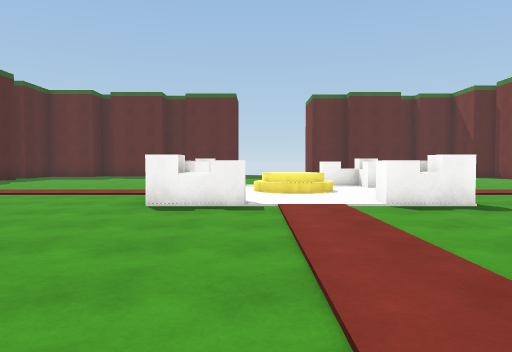
view 1 (above)

21 first-person views from a walk through a Unity game level. The camera is 1.3 m above the floor, tilts 2° down and sees 70° across. The floor is counted in squares, 2 m on a side. Each view is taken from the middle of a square. On the plan, view 1 faces up. The plan holds only what a view shows up to about 11 squares ahead; the rest is blank. Some animated figures are not drawn. Surface patterns are stand-ins for the level's own textures.

view 2
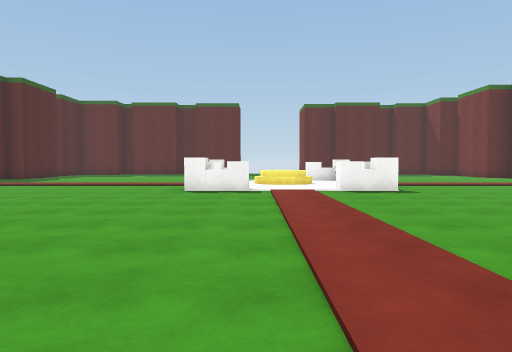

view 3
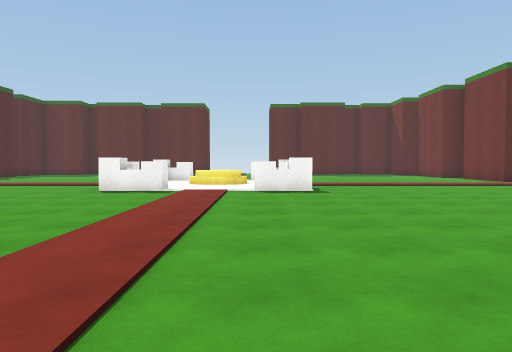

view 4
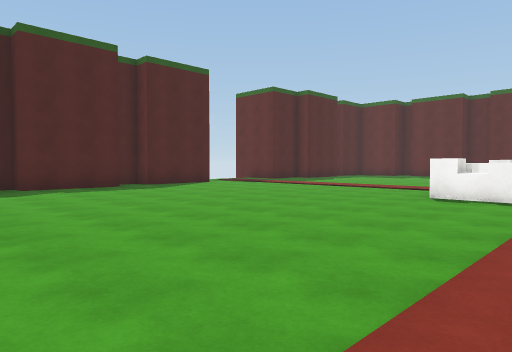

view 5
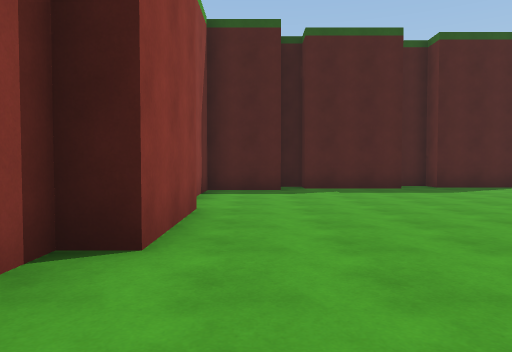

view 6
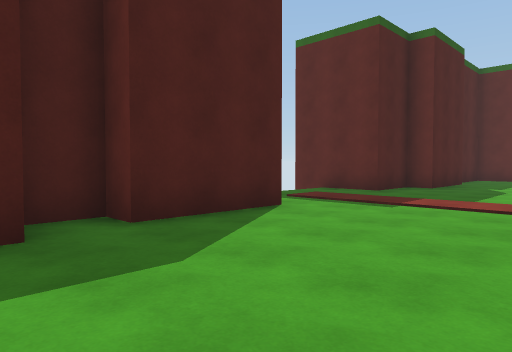

view 7
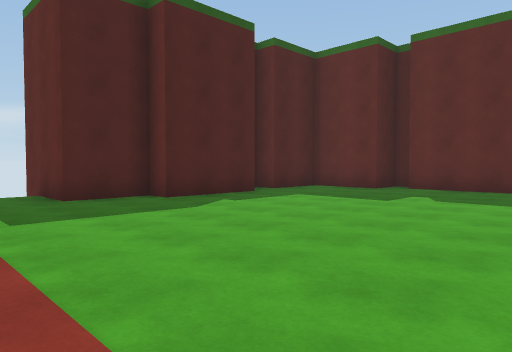

view 8
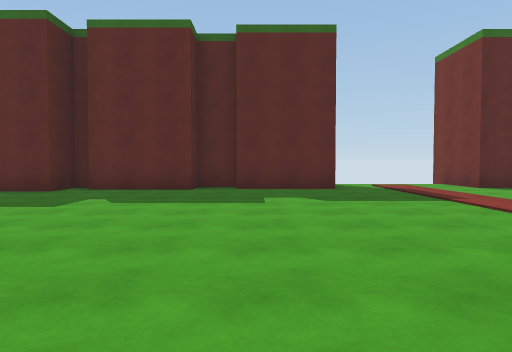

view 9
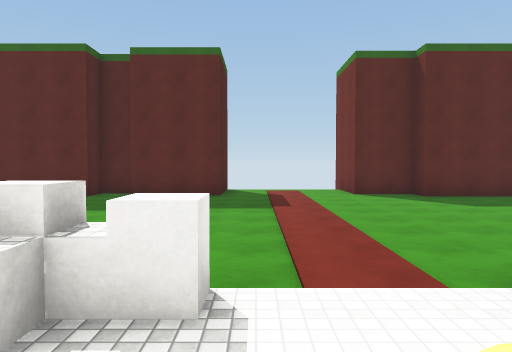

view 10
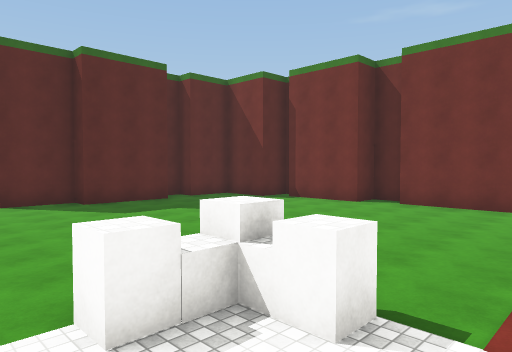

view 11
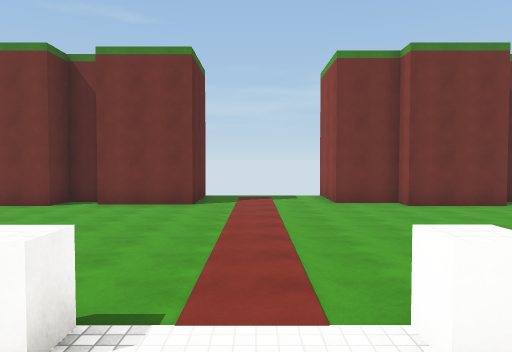

view 12
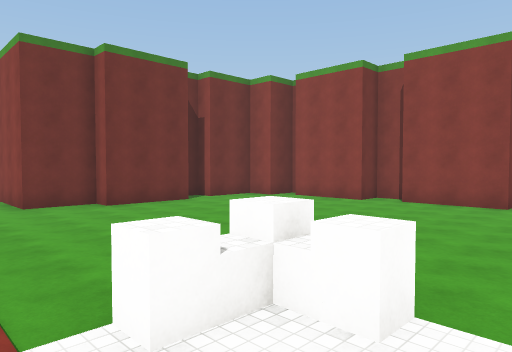

view 13
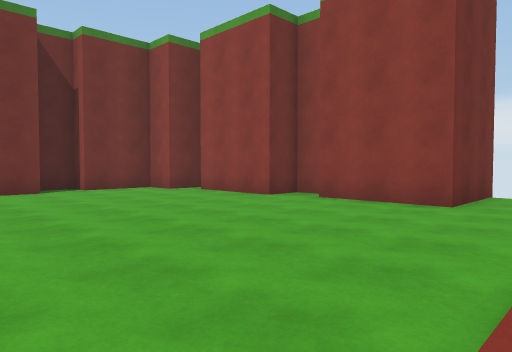

view 14
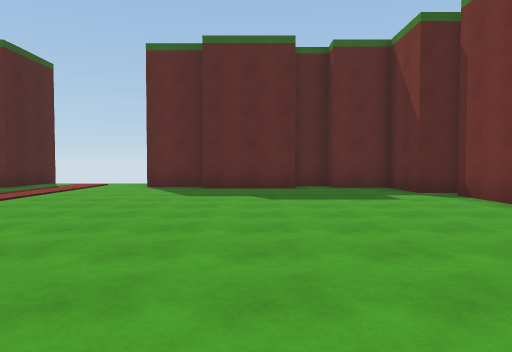

view 15
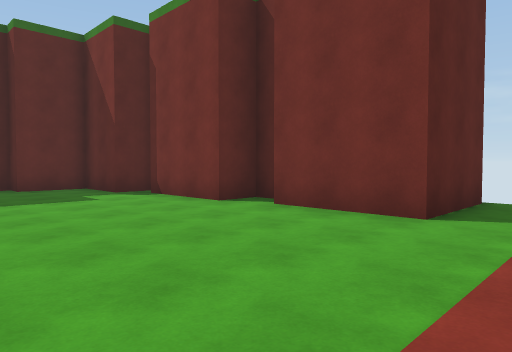

view 16
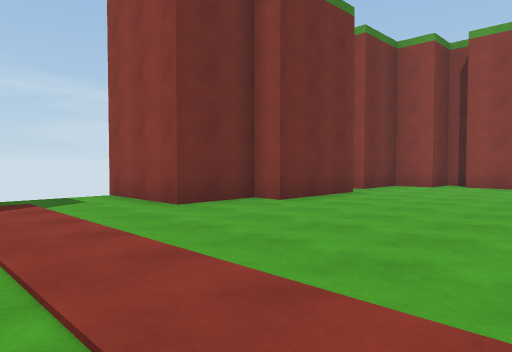

view 17
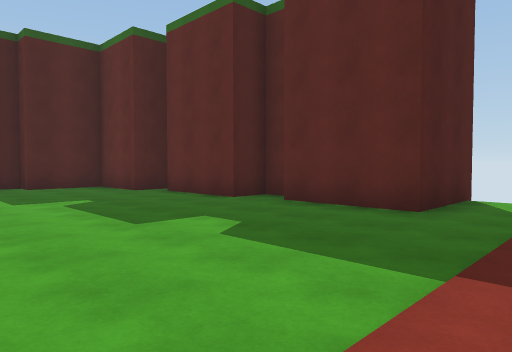

view 18
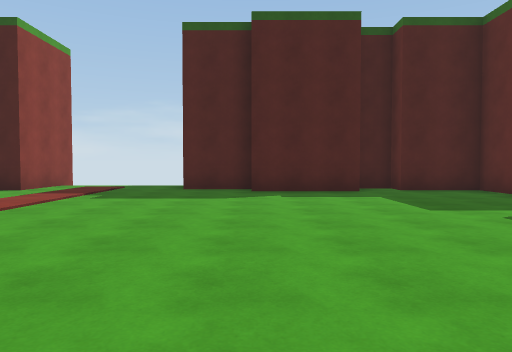

view 19
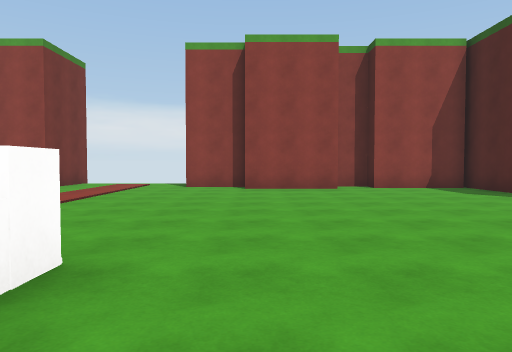

view 20
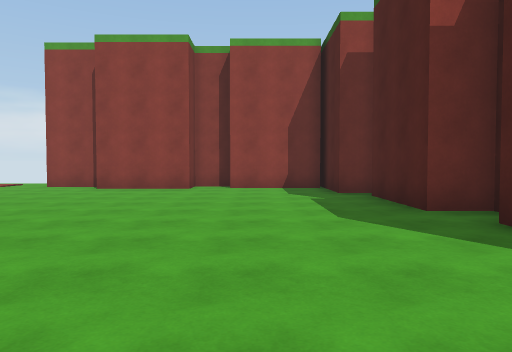

view 21
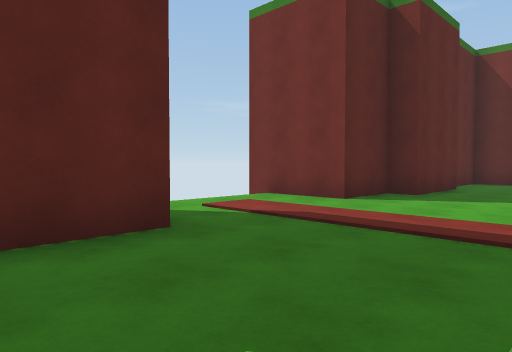

### Floor plan
Points are (right, up) in squares from view 1. A wall is a line through its corners. A room is listed if a view was taken in it or the views show most of it. See-through windows are left out.
Room 1 (views 1, 2, 3, 4, 5, 6, 7, 8, 9, 10, 11, 12, 13, 14, 15, 16, 17, 18, 19, 20, 21)
walls: (11.2, 12.4) (11.2, 13.2) (10.3, 13.2) (10.3, 15.8); (10.3, 1.5) (10.3, 4.1) (10.9, 4.1) (10.9, 5.8) (13.5, 5.8); (7.1, 17.9) (4.6, 17.9) (4.6, 18.6) (2.9, 18.6) (2.9, 21.1); (5.5, -2.8) (6.4, -2.8) (6.4, -1.9) (9, -1.9); (-10.1, 11.9) (-10.1, 10.2) (-12.5, 10.2); (-3.5, 18.9) (-4.6, 18.9) (-4.6, 17.9) (-7.1, 17.9); (13.1, 9.7) (10.6, 9.7) (10.6, 12.2); (-9.5, 14.5) (-9.5, 11.9); (-7.7, 17.4) (-9.8, 17.4) (-9.8, 15.5) (-10.4, 15.5) (-10.4, 14.6); (10.8, 16.4) (9.7, 16.4) (9.7, 18.2) (8.1, 18.2) (8.1, 18.9) (7.1, 18.9); (2.9, -4.8) (2.9, -2.2) (5.4, -2.2); (-1, 20.8) (-1, 18.2) (-3.5, 18.2); (-12, 6.4) (-9.8, 6.4) (-9.8, 3.8) (-10.4, 3.8) (-10.4, 2.8) (-9.5, 2.8) (-9.5, 0.3); (9, -2.5) (9.6, -2.5) (9.6, -1.3) (10.6, -1.3) (10.6, 0.5) (11.2, 0.5) (11.2, 1.4); (-7.2, 18.6) (-7.7, 18.6); (-10.1, 0.3) (-10.1, -0.4); (-9.8, -0.4) (-8.9, -0.4) (-8.9, -3); (-8.9, -2.2) (-6.3, -2.2) (-6.3, -2.8) (-5.2, -2.8) (-5.2, -1.9) (-2.7, -1.9) (-2.7, -2.5) (-1, -2.5)
objects: block (-1, 6); other object (-1, 7); block (-1, 9); block (-1, 10); block (2, 6); block (2, 10); block (3, 6); block (3, 7); block (3, 10)

Positions as (right, up) in squares from view 1, and headings:
1: (0, 0), facing up
2: (0, -3), facing up
3: (2, -3), facing up
4: (1, -2), facing up-left
5: (0, -1), facing left
6: (-6, 2), facing up-left
7: (-3, 8), facing up-left
8: (-3, 9), facing up
9: (0, 8), facing up
10: (1, 8), facing up-right
11: (1, 8), facing right
12: (1, 8), facing down-right
13: (1, 4), facing down-right
14: (6, 8), facing up
15: (6, 8), facing up-right
16: (6, 9), facing down-right
17: (1, 13), facing up-left
18: (-1, 12), facing left
19: (-3, 8), facing down
20: (-7, 8), facing down
21: (-3, 15), facing up-right
